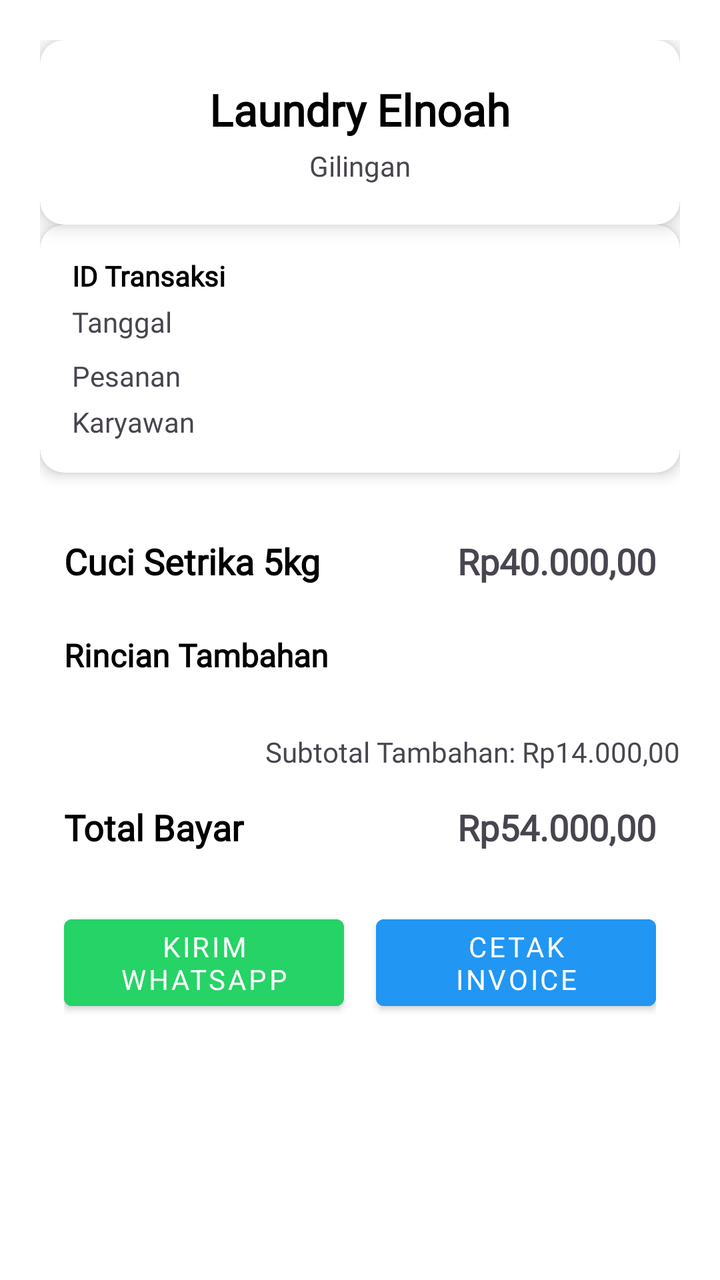
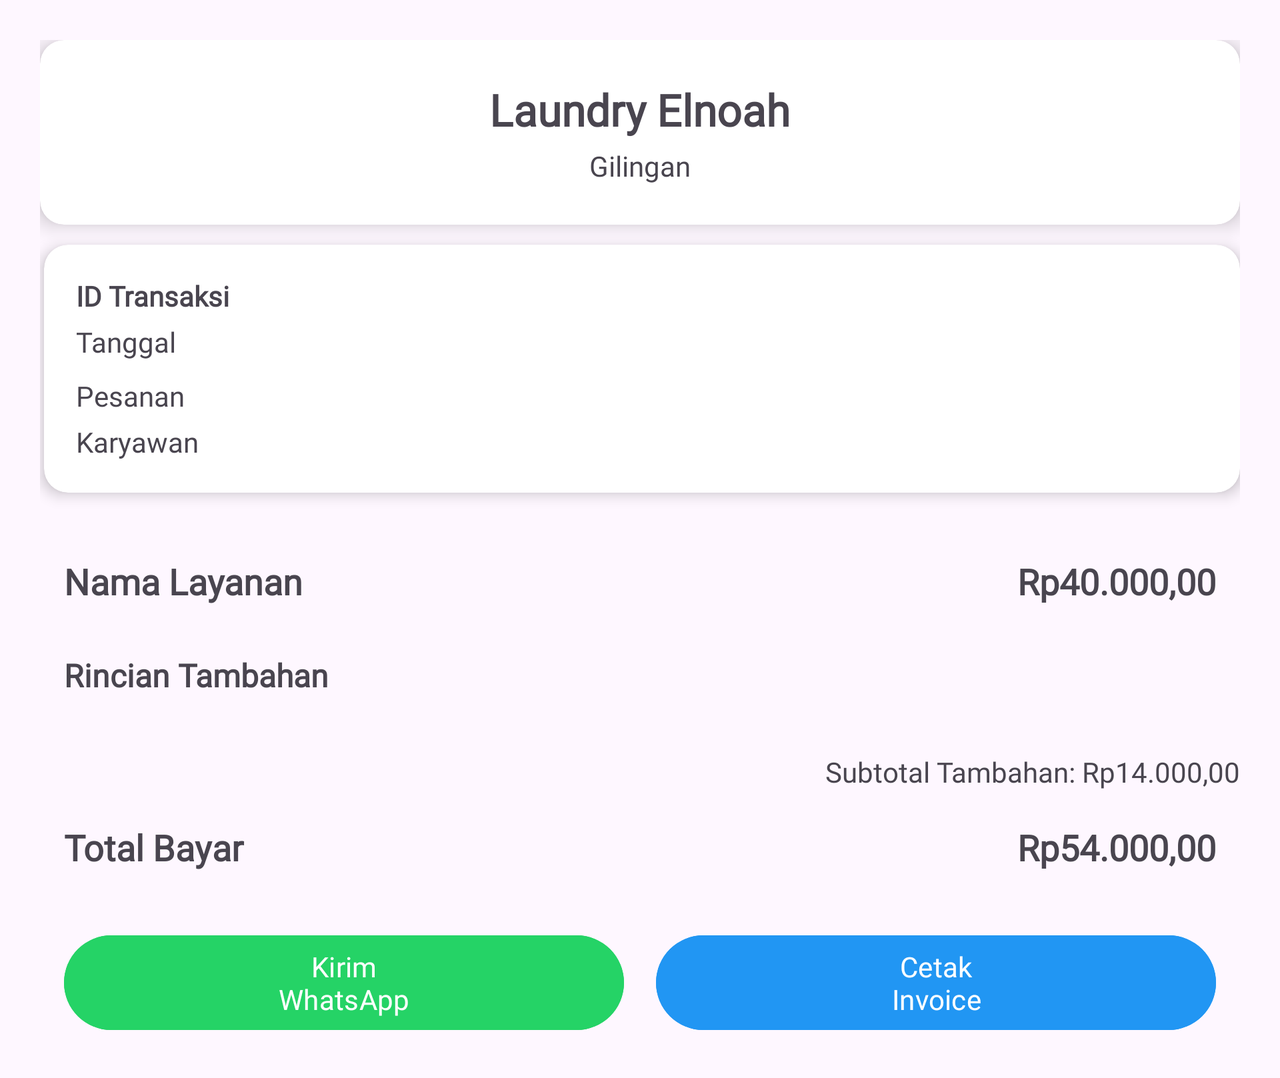

Compare how this app lays out the same screen by default and in its alternative resource folder. The renders come first, then the two layout files and the values they reference.
<!-- AndroidManifest.xml: application theme Theme.Laundry -->
<!-- res/layout/activity_invoice_transaksi.xml -->
<?xml version="1.0" encoding="utf-8"?>
<ScrollView xmlns:android="http://schemas.android.com/apk/res/android"
    xmlns:app="http://schemas.android.com/apk/res-auto"
    android:layout_width="match_parent"
    android:layout_height="match_parent"
    android:background="@color/white"
    android:padding="20dp">

    <androidx.constraintlayout.widget.ConstraintLayout
        android:layout_width="match_parent"
        android:layout_height="wrap_content">

        
        <androidx.cardview.widget.CardView
            android:id="@+id/card_header"
            android:layout_width="0dp"
            android:layout_height="wrap_content"
            android:layout_marginBottom="20dp"
            app:cardElevation="6dp"
            app:cardCornerRadius="12dp"
            android:backgroundTint="@color/white"
            app:layout_constraintTop_toTopOf="parent"
            app:layout_constraintStart_toStartOf="parent"
            app:layout_constraintEnd_toEndOf="parent">

            <LinearLayout
                android:layout_width="match_parent"
                android:layout_height="wrap_content"
                android:orientation="vertical"
                android:padding="20dp"
                android:gravity="center">

                <TextView
                    android:id="@+id/tv_header_nama_usaha"
                    android:layout_width="wrap_content"
                    android:layout_height="wrap_content"
                    android:text="Laundry Elnoah"
                    android:fontFamily="@font/interextrabold"
                    android:textSize="22sp"
                    android:textStyle="bold"
                    android:textColor="@color/black" />

                <TextView
                    android:id="@+id/tv_header_alamat"
                    android:layout_width="wrap_content"
                    android:layout_height="wrap_content"
                    android:text="Gilingan"
                    android:textSize="14sp"
                    android:fontFamily="@font/inter"
                    android:layout_marginTop="4dp"/>
            </LinearLayout>
        </androidx.cardview.widget.CardView>

        
        <androidx.cardview.widget.CardView
            android:id="@+id/card_info_transaksi"
            android:layout_width="0dp"
            android:layout_height="wrap_content"
            app:cardElevation="4dp"
            app:cardCornerRadius="12dp"
            android:backgroundTint="@color/white"
            app:layout_constraintTop_toBottomOf="@id/card_header"
            app:layout_constraintStart_toStartOf="parent"
            app:layout_constraintEnd_toEndOf="parent">

            <LinearLayout
                android:layout_width="match_parent"
                android:layout_height="wrap_content"
                android:orientation="vertical"
                android:padding="16dp">

                <TextView
                    android:id="@+id/tv_id_transaksi"
                    android:layout_width="wrap_content"
                    android:layout_height="wrap_content"
                    android:text="ID Transaksi"
                    android:fontFamily="@font/interextrabold"
                    android:textSize="14sp"
                    android:textColor="@color/black"
                    android:textStyle="bold" />

                <TextView
                    android:id="@+id/tv_tanggal_invoice"
                    android:layout_width="wrap_content"
                    android:layout_height="wrap_content"
                    android:text="Tanggal"
                    android:fontFamily="@font/inter"
                    android:textSize="14sp"
                    android:layout_marginTop="4dp" />

                <TextView
                    android:id="@+id/tv_nama_pelanggan_invoice"
                    android:layout_width="wrap_content"
                    android:layout_height="wrap_content"
                    android:text="Pesanan"
                    android:fontFamily="@font/inter"
                    android:textSize="14sp"
                    android:layout_marginTop="8dp" />

                <TextView
                    android:id="@+id/tv_no_hp_invoice"
                    android:layout_width="wrap_content"
                    android:layout_height="wrap_content"
                    android:text="Karyawan"
                    android:fontFamily="@font/inter"
                    android:textSize="14sp"
                    android:layout_marginTop="4dp" />
            </LinearLayout>
        </androidx.cardview.widget.CardView>

        
        <LinearLayout
            android:id="@+id/layout_layanan_utama"
            android:layout_width="0dp"
            android:layout_height="wrap_content"
            android:orientation="horizontal"
            android:padding="12dp"
            android:elevation="2dp"
            android:layout_marginTop="20dp"
            android:layout_marginBottom="8dp"
            app:layout_constraintTop_toBottomOf="@id/card_info_transaksi"
            app:layout_constraintStart_toStartOf="parent"
            app:layout_constraintEnd_toEndOf="parent"
            android:gravity="center_vertical"
            android:clipToPadding="false"
            android:clipChildren="false"
            android:layout_marginHorizontal="0dp"
            >

            <TextView
                android:id="@+id/tv_nama_layanan_invoice"
                android:layout_width="0dp"
                android:layout_height="wrap_content"
                android:layout_weight="1"
                android:text="Cuci Setrika 5kg"
                android:fontFamily="@font/interextrabold"
                android:textSize="18sp"
                android:textStyle="bold"
                android:textColor="@color/black" />

            <TextView
                android:id="@+id/tv_harga_layanan_invoice"
                android:layout_width="wrap_content"
                android:layout_height="wrap_content"
                android:text="Rp40.000,00"
                android:textSize="18sp"
                android:textStyle="bold"
                android:fontFamily="@font/interextrabold"
                android:paddingStart="10dp"/>
        </LinearLayout>

        
        <TextView
            android:id="@+id/tv_label_rincian_tambahan"
            android:layout_width="0dp"
            android:layout_height="wrap_content"
            android:text="Rincian Tambahan"
            android:fontFamily="@font/interextrabold"
            android:textSize="16sp"
            android:textStyle="bold"
            android:padding="12dp"
            android:textColor="@color/black"
            app:layout_constraintTop_toBottomOf="@id/layout_layanan_utama"
            app:layout_constraintStart_toStartOf="parent"
            app:layout_constraintEnd_toEndOf="parent"/>

        
        <LinearLayout
            android:id="@+id/layout_list_tambahan"
            android:layout_width="0dp"
            android:layout_height="wrap_content"
            android:orientation="vertical"
            android:paddingHorizontal="12dp"
            android:layout_marginTop="8dp"
            app:layout_constraintTop_toBottomOf="@id/tv_label_rincian_tambahan"
            app:layout_constraintStart_toStartOf="parent"
            app:layout_constraintEnd_toEndOf="parent" />

        
        <TextView
            android:id="@+id/tv_tambahan_invoice"
            android:layout_width="0dp"
            android:layout_height="wrap_content"
            android:text="Subtotal Tambahan: Rp14.000,00"
            android:textSize="14sp"
            android:fontFamily="@font/inter"
            android:gravity="end"
            android:layout_marginTop="8dp"
            app:layout_constraintTop_toBottomOf="@id/layout_list_tambahan"
            app:layout_constraintEnd_toEndOf="parent"
            app:layout_constraintStart_toStartOf="parent"/>

        
        <LinearLayout
            android:id="@+id/layout_total_pembayaran"
            android:layout_width="0dp"
            android:layout_height="wrap_content"
            android:orientation="horizontal"
            android:layout_marginTop="16dp"
            android:gravity="center_vertical"
            app:layout_constraintTop_toBottomOf="@id/tv_tambahan_invoice"
            app:layout_constraintStart_toStartOf="parent"
            app:layout_constraintEnd_toEndOf="parent"
            android:paddingHorizontal="12dp">

            <TextView
                android:id="@+id/tv_total_bayar_invoice"
                android:layout_width="0dp"
                android:layout_height="wrap_content"
                android:layout_weight="1"
                android:text="Total Bayar"
                android:fontFamily="@font/interextrabold"
                android:textSize="18sp"
                android:textStyle="bold"
                android:textColor="@color/black" />

            <TextView
                android:id="@+id/tv_metode_pembayaran_invoice"
                android:layout_width="wrap_content"
                android:layout_height="wrap_content"
                android:text="Rp54.000,00"
                android:textSize="18sp"
                android:fontFamily="@font/interextrabold"
                android:textStyle="bold"/>
        </LinearLayout>

        
        <LinearLayout
            android:id="@+id/layout_button"
            android:layout_width="0dp"
            android:layout_height="wrap_content"
            android:orientation="horizontal"
            android:gravity="center"
            android:layout_marginTop="28dp"
            app:layout_constraintTop_toBottomOf="@id/layout_total_pembayaran"
            app:layout_constraintStart_toStartOf="parent"
            app:layout_constraintEnd_toEndOf="parent"
            android:paddingHorizontal="12dp"
            android:weightSum="2">

            <com.google.android.material.button.MaterialButton
                android:id="@+id/btn_kirim_wa"
                android:layout_width="0dp"
                android:layout_height="wrap_content"
                android:layout_weight="1"
                android:text="Kirim WhatsApp"
                android:fontFamily="@font/interextrabold"
                style="@style/Widget.MaterialComponents.Button"
                android:backgroundTint="#25D366"
                android:textColor="@android:color/white"
                android:cornerRadius="12dp"
                android:icon="@drawable/baseline_local_laundry_service_24"
                android:iconTint="@android:color/white"
                android:iconGravity="textStart"
                android:iconPadding="8dp"
                />

            <Space
                android:layout_width="16dp"
                android:layout_height="wrap_content" />

            <com.google.android.material.button.MaterialButton
                android:id="@+id/btn_cetak_invoice"
                android:layout_width="0dp"
                android:layout_height="wrap_content"
                android:layout_weight="1"
                android:text="Cetak\nInvoice"
                android:fontFamily="@font/interextrabold"
                style="@style/Widget.MaterialComponents.Button"
                android:backgroundTint="#2196F3"
                android:textColor="@android:color/white"
                android:cornerRadius="12dp"
                android:icon="@drawable/rounded_button"
                android:iconTint="@android:color/white"
                android:iconGravity="textStart"
                android:iconPadding="8dp"
                />

        </LinearLayout>

    </androidx.constraintlayout.widget.ConstraintLayout>

</ScrollView>
<!-- resources referenced by this layout -->
<resources>
  <!-- drawable baseline_local_laundry_service_24 (drawable) -->
  <vector xmlns:android="http://schemas.android.com/apk/res/android" android:height="24dp" android:tint="#4CAF50" android:viewportHeight="24" android:viewportWidth="24" android:width="24dp">
        
      <path android:fillColor="@android:color/white" android:pathData="M9.17,16.83c1.56,1.56 4.1,1.56 5.66,0 1.56,-1.56 1.56,-4.1 0,-5.66l-5.66,5.66zM18,2.01L6,2c-1.11,0 -2,0.89 -2,2v16c0,1.11 0.89,2 2,2h12c1.11,0 2,-0.89 2,-2L20,4c0,-1.11 -0.89,-1.99 -2,-1.99zM10,4c0.55,0 1,0.45 1,1s-0.45,1 -1,1 -1,-0.45 -1,-1 0.45,-1 1,-1zM7,4c0.55,0 1,0.45 1,1s-0.45,1 -1,1 -1,-0.45 -1,-1 0.45,-1 1,-1zM12,20c-3.31,0 -6,-2.69 -6,-6s2.69,-6 6,-6 6,2.69 6,6 -2.69,6 -6,6z"/>
      
  </vector>
  <!-- drawable rounded_button (drawable) -->
  <?xml version="1.0" encoding="utf-8"?>
  <shape xmlns:android="http://schemas.android.com/apk/res/android">
      <solid android:color="?attr/colorPrimary" />
      <corners android:radius="24dp" />
  </shape>
  <style name="Theme.Laundry" parent="Base.Theme.Laundry" />
  <style name="Base.Theme.Laundry" parent="Theme.Material3.DayNight.NoActionBar">
          <item name="colorPrimary">#1591EA</item>
          <item name="colorPrimaryVariant">#1591EA</item>
      </style>
</resources>
<!-- res/layout-land/activity_invoice_transaksi.xml (the repository's variant of the layout above) -->
<!-- drawn on the phone turned sideways -->
<?xml version="1.0" encoding="utf-8"?>
<ScrollView xmlns:android="http://schemas.android.com/apk/res/android"
    xmlns:app="http://schemas.android.com/apk/res-auto"
    android:layout_width="match_parent"
    android:layout_height="match_parent"
    android:id="@+id/main">

    <androidx.constraintlayout.widget.ConstraintLayout
        android:layout_width="match_parent"
        android:layout_height="match_parent"
        android:padding="20dp">

        
        <androidx.cardview.widget.CardView
            android:id="@+id/card_header"
            android:layout_width="0dp"
            android:layout_height="wrap_content"
            android:layout_marginBottom="30dp"
            app:cardElevation="6dp"
            app:cardCornerRadius="12dp"
            app:layout_constraintTop_toTopOf="parent"
            app:layout_constraintStart_toStartOf="parent"
            app:layout_constraintEnd_toEndOf="parent">

            <LinearLayout
                android:layout_width="match_parent"
                android:layout_height="match_parent"
                android:orientation="vertical"
                android:padding="20dp"
                android:gravity="center">

                <TextView
                    android:id="@+id/tv_header_nama_usaha"
                    android:layout_width="wrap_content"
                    android:layout_height="wrap_content"
                    android:text="Laundry Elnoah"
                    android:fontFamily="@font/interextrabold"
                    android:textSize="22sp"
                    android:textStyle="bold" />

                <TextView
                    android:id="@+id/tv_header_alamat"
                    android:layout_width="wrap_content"
                    android:layout_height="wrap_content"
                    android:text="Gilingan"
                    android:textSize="14sp"
                    android:fontFamily="@font/inter"
                    android:layout_marginTop="4dp"/>
            </LinearLayout>
        </androidx.cardview.widget.CardView>

        
        <androidx.cardview.widget.CardView
            android:id="@+id/card_info_transaksi"
            android:layout_width="0dp"
            android:layout_height="wrap_content"
            app:cardElevation="4dp"
            app:cardCornerRadius="12dp"
            android:layout_marginTop="10dp"
            android:layout_marginStart="2dp"
            app:layout_constraintTop_toBottomOf="@id/card_header"
            app:layout_constraintStart_toStartOf="parent"
            app:layout_constraintEnd_toEndOf="parent">

            <LinearLayout
                android:layout_width="match_parent"
                android:layout_height="wrap_content"
                android:orientation="vertical"
                android:padding="16dp">

                <TextView
                    android:id="@+id/tv_id_transaksi"
                    android:layout_width="wrap_content"
                    android:layout_height="wrap_content"
                    android:text="ID Transaksi"
                    android:fontFamily="@font/interextrabold"
                    android:textSize="14sp"
                    android:textStyle="bold" />

                <TextView
                    android:id="@+id/tv_tanggal_invoice"
                    android:layout_width="wrap_content"
                    android:layout_height="wrap_content"
                    android:text="Tanggal"
                    android:fontFamily="@font/inter"
                    android:textSize="14sp"
                    android:layout_marginTop="4dp" />

                <TextView
                    android:id="@+id/tv_nama_pelanggan_invoice"
                    android:layout_width="wrap_content"
                    android:layout_height="wrap_content"
                    android:text="Pesanan"
                    android:fontFamily="@font/inter"
                    android:textSize="14sp"
                    android:layout_marginTop="8dp" />

                <TextView
                    android:id="@+id/tv_no_hp_invoice"
                    android:layout_width="wrap_content"
                    android:layout_height="wrap_content"
                    android:text="Karyawan"
                    android:fontFamily="@font/inter"
                    android:textSize="14sp"
                    android:layout_marginTop="4dp" />
            </LinearLayout>
        </androidx.cardview.widget.CardView>

        
        <LinearLayout
            android:id="@+id/layout_layanan_utama"
            android:layout_width="0dp"
            android:layout_height="wrap_content"
            android:orientation="horizontal"
            android:padding="12dp"
            android:elevation="2dp"
            android:layout_marginTop="20dp"
            android:layout_marginBottom="8dp"
            app:layout_constraintTop_toBottomOf="@id/card_info_transaksi"
            app:layout_constraintStart_toStartOf="parent"
            app:layout_constraintEnd_toEndOf="parent"
            android:gravity="center_vertical"
            android:clipToPadding="false"
            android:clipChildren="false"
            android:layout_marginHorizontal="0dp"
            >

            <TextView
                android:id="@+id/tv_nama_layanan_invoice"
                android:layout_width="0dp"
                android:layout_height="wrap_content"
                android:layout_weight="1"
                android:text="Nama Layanan"
                android:fontFamily="@font/interextrabold"
                android:textSize="18sp"
                android:textStyle="bold"/>

            <TextView
                android:id="@+id/tv_harga_layanan_invoice"
                android:layout_width="wrap_content"
                android:layout_height="wrap_content"
                android:text="Rp40.000,00"
                android:textSize="18sp"
                android:textStyle="bold"
                android:fontFamily="@font/interextrabold"
                android:paddingStart="10dp"/>
        </LinearLayout>

        
        <TextView
            android:id="@+id/tv_label_rincian_tambahan"
            android:layout_width="0dp"
            android:layout_height="wrap_content"
            android:text="Rincian Tambahan"
            android:fontFamily="@font/interextrabold"
            android:textSize="16sp"
            android:textStyle="bold"
            android:padding="12dp"
            app:layout_constraintTop_toBottomOf="@id/layout_layanan_utama"
            app:layout_constraintStart_toStartOf="parent"
            app:layout_constraintEnd_toEndOf="parent"/>

        
        <LinearLayout
            android:id="@+id/layout_list_tambahan"
            android:layout_width="0dp"
            android:layout_height="wrap_content"
            android:orientation="vertical"
            android:paddingHorizontal="12dp"
            android:layout_marginTop="8dp"
            app:layout_constraintTop_toBottomOf="@id/tv_label_rincian_tambahan"
            app:layout_constraintStart_toStartOf="parent"
            app:layout_constraintEnd_toEndOf="parent" />

        
        <TextView
            android:id="@+id/tv_tambahan_invoice"
            android:layout_width="0dp"
            android:layout_height="wrap_content"
            android:text="Subtotal Tambahan: Rp14.000,00"
            android:textSize="14sp"
            android:fontFamily="@font/inter"
            android:gravity="end"
            android:layout_marginTop="8dp"
            app:layout_constraintTop_toBottomOf="@id/layout_list_tambahan"
            app:layout_constraintEnd_toEndOf="parent"
            app:layout_constraintStart_toStartOf="parent"/>

        
        <LinearLayout
            android:id="@+id/layout_total_pembayaran"
            android:layout_width="0dp"
            android:layout_height="wrap_content"
            android:orientation="horizontal"
            android:layout_marginTop="16dp"
            android:gravity="center_vertical"
            app:layout_constraintTop_toBottomOf="@id/tv_tambahan_invoice"
            app:layout_constraintStart_toStartOf="parent"
            app:layout_constraintEnd_toEndOf="parent"
            android:paddingHorizontal="12dp">

            <TextView
                android:id="@+id/tv_total_bayar_invoice"
                android:layout_width="0dp"
                android:layout_height="wrap_content"
                android:layout_weight="1"
                android:text="Total Bayar"
                android:fontFamily="@font/interextrabold"
                android:textSize="18sp"
                android:textStyle="bold" />

            <TextView
                android:id="@+id/tv_metode_pembayaran_invoice"
                android:layout_width="wrap_content"
                android:layout_height="wrap_content"
                android:text="Rp54.000,00"
                android:textSize="18sp"
                android:fontFamily="@font/interextrabold"
                android:textStyle="bold"/>
        </LinearLayout>

        
        <LinearLayout
            android:id="@+id/layout_button"
            android:layout_width="0dp"
            android:layout_height="wrap_content"
            android:orientation="horizontal"
            android:gravity="center"
            android:layout_marginTop="28dp"
            app:layout_constraintTop_toBottomOf="@id/layout_total_pembayaran"
            app:layout_constraintStart_toStartOf="parent"
            app:layout_constraintEnd_toEndOf="parent"
            android:paddingHorizontal="12dp"
            android:weightSum="2">

            <Button
                android:id="@+id/btn_kirim_wa"
                android:layout_width="10dp"
                android:layout_height="wrap_content"
                android:layout_weight="1"
                android:text="Kirim\nWhatsApp"
                android:fontFamily="@font/interextrabold"
                android:backgroundTint="#25D366"
                android:textColor="@android:color/white"/>

            <Space
                android:layout_width="16dp"
                android:layout_height="wrap_content" />

            <Button
                android:id="@+id/btn_cetak_invoice"
                android:layout_width="10dp"
                android:layout_height="wrap_content"
                android:layout_weight="1"
                android:text="Cetak\nInvoice"
                android:fontFamily="@font/interextrabold"
                android:backgroundTint="#2196F3"
                android:textColor="@android:color/white"/>
        </LinearLayout>
    </androidx.constraintlayout.widget.ConstraintLayout>

</ScrollView>
<!-- resources referenced by the variant -->
<!-- as the phone turned sideways resolves them -->
<resources>
  <style name="Theme.Laundry" parent="Base.Theme.Laundry" />
  <style name="Base.Theme.Laundry" parent="Theme.Material3.DayNight.NoActionBar">
          <item name="colorPrimary">#1591EA</item>
          <item name="colorPrimaryVariant">#1591EA</item>
      </style>
</resources>
